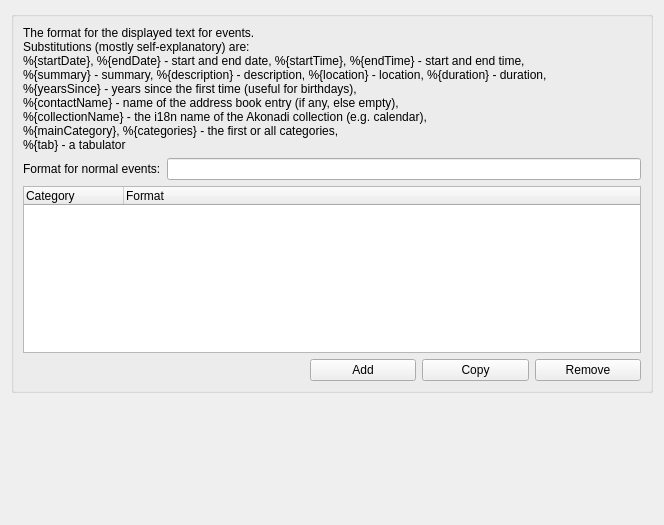
<?xml version="1.0" encoding="UTF-8"?>
<ui version="4.0">
 <class>EventAppletFormatConfig</class>
 <widget class="QWidget" name="EventAppletFormatConfig">
  <property name="geometry">
   <rect>
    <x>0</x>
    <y>0</y>
    <width>664</width>
    <height>525</height>
   </rect>
  </property>
  <layout class="QVBoxLayout" name="verticalLayout">
   <item>
    <widget class="QGroupBox" name="groupBox_2">
     <property name="title">
      <string/>
     </property>
     <layout class="QGridLayout" name="gridLayout">
      <item row="0" column="0" colspan="5">
       <widget class="QLabel" name="label_5">
        <property name="text">
         <string>The format for the displayed text for events.
Substitutions (mostly self-explanatory) are:
%{startDate}, %{endDate} - start and end date, %{startTime}, %{endTime} - start and end time,
%{summary} - summary, %{description} - description, %{location} - location, %{duration} - duration,
%{yearsSince} - years since the first time (useful for birthdays),
%{contactName} - name of the address book entry (if any, else empty),
%{collectionName} - the i18n name of the Akonadi collection (e.g. calendar),
%{mainCategory}, %{categories} - the first or all categories,
%{tab} - a tabulator</string>
        </property>
       </widget>
      </item>
      <item row="1" column="0">
       <widget class="QLabel" name="label_3">
        <property name="text">
         <string>Format for normal events:</string>
        </property>
       </widget>
      </item>
      <item row="1" column="1" colspan="4">
       <widget class="KLineEdit" name="normalEventEdit">
        <property name="toolTip">
         <string>The text displayed for common events.</string>
        </property>
       </widget>
      </item>
      <item row="2" column="0" colspan="5">
       <widget class="QTreeWidget" name="categoryFormatWidget">
        <property name="indentation">
         <number>0</number>
        </property>
        <property name="rootIsDecorated">
         <bool>false</bool>
        </property>
        <property name="uniformRowHeights">
         <bool>true</bool>
        </property>
        <property name="columnCount">
         <number>2</number>
        </property>
        <attribute name="headerStretchLastSection">
         <bool>true</bool>
        </attribute>
        <column>
         <property name="text">
          <string>Category</string>
         </property>
        </column>
        <column>
         <property name="text">
          <string>Format</string>
         </property>
        </column>
       </widget>
      </item>
      <item row="3" column="0" colspan="2">
       <spacer name="horizontalSpacer">
        <property name="orientation">
         <enum>Qt::Horizontal</enum>
        </property>
        <property name="sizeHint" stdset="0">
         <size>
          <width>281</width>
          <height>20</height>
         </size>
        </property>
       </spacer>
      </item>
      <item row="3" column="2">
       <widget class="QPushButton" name="addCategoryButton">
        <property name="text">
         <string>Add</string>
        </property>
       </widget>
      </item>
      <item row="3" column="3">
       <widget class="QPushButton" name="copyCategoryButton">
        <property name="text">
         <string>Copy</string>
        </property>
       </widget>
      </item>
      <item row="3" column="4">
       <widget class="QPushButton" name="removeCategoryButton">
        <property name="text">
         <string>Remove</string>
        </property>
       </widget>
      </item>
     </layout>
    </widget>
   </item>
   <item>
    <spacer name="verticalSpacer">
     <property name="orientation">
      <enum>Qt::Vertical</enum>
     </property>
     <property name="sizeType">
      <enum>QSizePolicy::MinimumExpanding</enum>
     </property>
     <property name="sizeHint" stdset="0">
      <size>
       <width>20</width>
       <height>121</height>
      </size>
     </property>
    </spacer>
   </item>
  </layout>
 </widget>
 <customwidgets>
  <customwidget>
   <class>KLineEdit</class>
   <extends>QLineEdit</extends>
   <header>klineedit.h</header>
  </customwidget>
 </customwidgets>
 <resources/>
 <connections/>
</ui>
